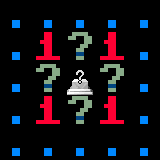

A level layout from a 2D game, rendered from its tile map. Below: a short description, then the map file with its tile-grid data intact:
An orthogonal 5x5 tile map with 32x32 px tiles, 3 tile layers (Tile Layer, Feature Layer, Tag Layer), 2 tilesets.

<map version="2017.05.26" orientation="orthogonal" renderorder="right-down" width="5" height="5" tilewidth="32" tileheight="32" backgroundcolor="#000000" nextobjectid="1">
 <properties>
  <property name="code">NSUBST:     1 = 2:1 / *:.
KITEM:      ? = mundane longsword / mundane falchion / mundane scimitar
: ee_oka(_G)</property>
  <property name="tags" value="ee_5x5" />
 </properties>
 <tileset firstgid="1" source="../tilesets/features.tsx" />
 <tileset firstgid="205" source="../tilesets/basic.tsx" />
 <layer name="Tile Layer" width="5" height="5">
  <data encoding="csv">
205,205,205,205,205,
205,205,205,205,205,
205,205,205,205,205,
205,205,205,205,205,
205,205,205,205,205
</data>
 </layer>
 <layer name="Feature Layer" width="5" height="5">
  <data encoding="csv">
0,0,0,0,0,
0,28,180,28,0,
0,180,72,180,0,
0,28,180,28,0,
0,0,0,0,0
</data>
 </layer>
 <layer name="Tag Layer" width="5" height="5">
  <data encoding="csv">
0,0,0,0,0,
0,0,0,0,0,
0,0,0,0,0,
0,0,0,0,0,
0,0,0,0,0
</data>
 </layer>
 <objectgroup name="Scripting Layer" />
</map>
